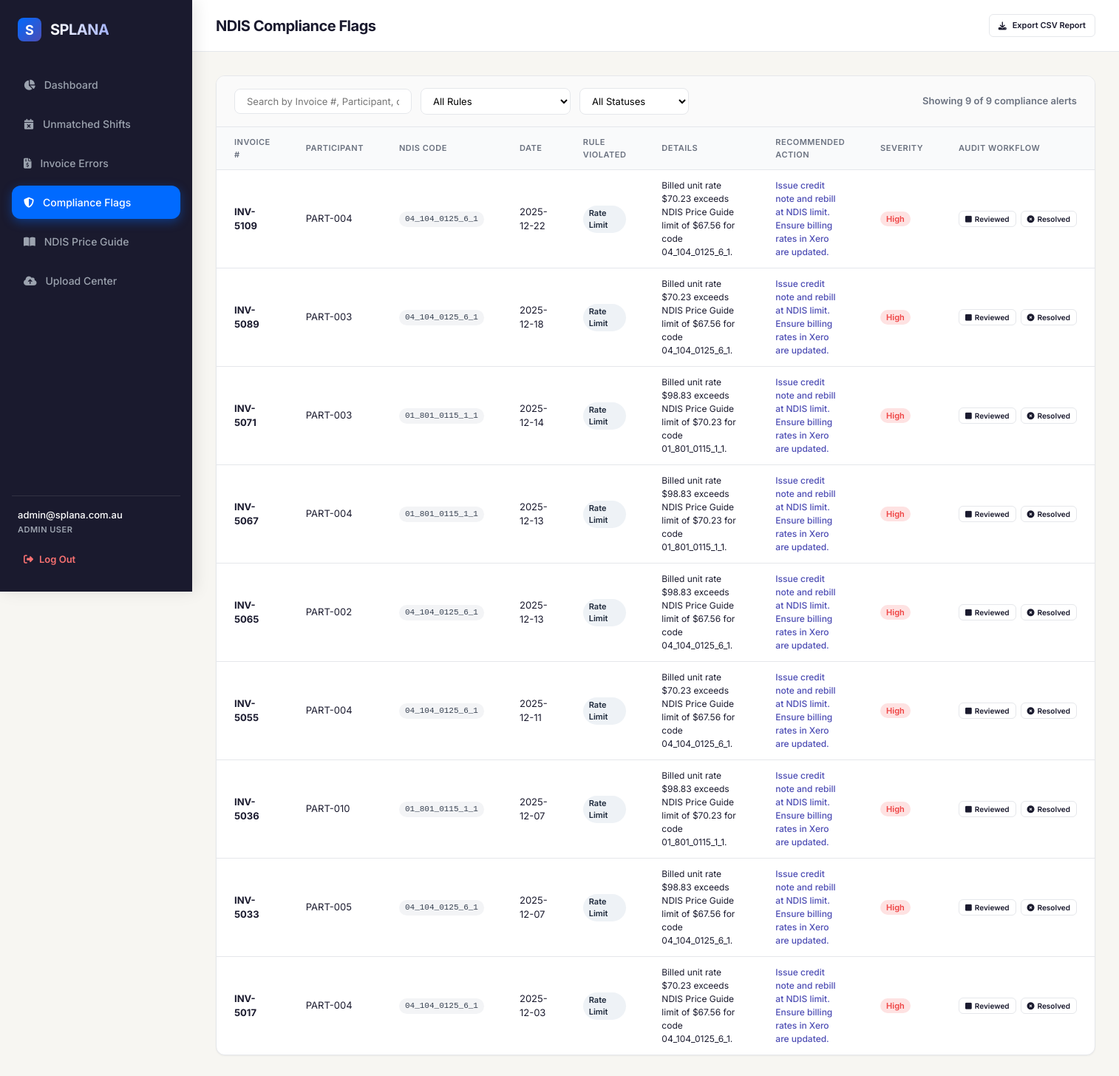
Page /compliance-flags (signed in) on the committed database.
### tables this page shows
CREATE TABLE compliance_flags (
        flag_id INTEGER PRIMARY KEY AUTOINCREMENT,
        invoice_id INTEGER,
        invoice_number TEXT,
        rule_violated TEXT, -- 'rate_limit', 'duration_reasonableness', 'time_of_day', 'cancellation'
        severity TEXT, -- 'low', 'medium', 'high'
        recommended_action TEXT,
        details TEXT,
        reviewed INTEGER DEFAULT 0, -- 0 or 1
        resolved INTEGER DEFAULT 0, -- 0 or 1
        FOREIGN KEY(invoice_id) REFERENCES invoices(invoice_id)
    );

CREATE TABLE invoices (
        invoice_id INTEGER PRIMARY KEY AUTOINCREMENT,
        invoice_number TEXT NOT NULL,
        line_date TEXT NOT NULL,
        participant_reference TEXT NOT NULL,
        support_item_code TEXT NOT NULL,
        description TEXT,
        quantity REAL,
        unit_amount REAL,
        line_total REAL,
        payment_status TEXT,
        uploaded_at TIMESTAMP DEFAULT CURRENT_TIMESTAMP
    );

### app.py (the view)
@app.route('/compliance-flags')
@login_required
def compliance_flags():
    conn = get_db()
    cursor = conn.cursor()
    cursor.execute("""
        SELECT
            f.flag_id,
            f.invoice_number,
            f.rule_violated,
            f.severity,
            f.recommended_action,
            f.details,
            f.reviewed,
            f.resolved,
            i.participant_reference,
            i.support_item_code,
            i.line_date,
            i.quantity,
            i.unit_amount
        FROM compliance_flags f
        JOIN invoices i ON f.invoice_id = i.invoice_id
        ORDER BY f.severity DESC, f.flag_id DESC
    """)
    results = cursor.fetchall()
    conn.close()
    return render_template('compliance_flags.html', user=get_current_user(), results=results)

### app.py (called while the page is built)
def is_logged_in():
    return 'user_id' in session

def get_current_user():
    if not is_logged_in():
        return None
    return {
        "user_id": session.get("user_id"),
        "email": session.get("email"),
        "role": session.get("role")
    }

def login_required(f):
    from functools import wraps
    @wraps(f)
    def decorated_function(*args, **kwargs):
        if not is_logged_in():
            flash("Please log in to access this page.", "error")
            return redirect(url_for('login'))
        return f(*args, **kwargs)
    return decorated_function

### database.py (called while the page is built)
def get_db():
    conn = sqlite3.connect(DB_NAME)
    conn.row_factory = sqlite3.Row
    return conn

### templates/compliance_flags.html (shortened to what this page needs)
{% extends 'base.html' %}
{% block page_header %}NDIS Compliance Flags{% endblock %}
{% block content %}
<div class="data-table-container">
    <div class="table-filter-bar">
        <div class="filter-group">
            <input type="text" id="searchInput" class="search-input" placeholder="Search by Invoice #, Participant, or Details..." onkeyup="filterTable()">
            <select id="ruleFilter" class="filter-select" onchange="filterTable()">
                <option value="">All Rules</option>
            </select>
            <select id="statusFilter" class="filter-select" onchange="filterTable()">
                <option value="">All Statuses</option>
            </select>
        </div>
        <div style="font-size: 13px; font-weight: 600; color: var(--text-muted);">
            Showing <span id="filteredCount">0</span> of {{ results|length }} compliance alerts
        </div>
    </div>
    <table class="high-density-table" id="complianceTable">
        <thead>
            <tr>
                <th>Invoice #</th>
                <th>Participant</th>
                <th>NDIS Code</th>
                <th>Date</th>
                <th>Rule Violated</th>
                <th style="width: 30%;">Details</th>
                <th>Recommended Action</th>
                <th>Severity</th>
                <th style="width: 15%;">Audit Workflow</th>
            </tr>
        </thead>
        <tbody>
            {% for row in results %}
            <tr data-rule="{{ row.rule_violated|lower }}"
                data-resolved="{{ row.resolved }}"
                data-reviewed="{{ row.reviewed }}"
                style="background-color: {% if row.resolved == 1 %}#F0FDF4{% elif row.reviewed == 1 %}#EFF6FF{% else %}none{% endif %};">
                <td><strong>{{ row.invoice_number }}</strong></td>
                <td>{{ row.participant_reference }}</td>
                <td><span class="badge" style="font-family: monospace; background-color: #F3F4F6; color: #374151; font-weight: 500;">{{ row.support_item_code }}</span></td>
                <td>{{ row.line_date }}</td>
                <td>
                    <span class="badge severity-low" style="background-color: #EEF2F6; color: #1E293B;">
                        {{ row.rule_violated|replace('_', ' ') }}
                    </span>
                </td>
                <td style="font-size: 12px;">{{ row.details }}</td>
                <td style="font-size: 12px; font-weight: 500; color: var(--accent);">{{ row.recommended_action }}</td>
                <td>
                    <span class="badge severity-{{ row.severity|lower }}">
                        {{ row.severity }}
                    </span>
                </td>
                <td>
                    <div style="display: flex; gap: 6px;">
                        <button class="btn btn-secondary btn-small {% if row.reviewed == 1 %}btn-success{% endif %}"
                                style="padding: 4px 8px; font-size: 10px; display: inline-flex; align-items: center; gap: 4px;"
                                onclick="toggleStatus(this, {{ row.flag_id }}, 'reviewed')"
                                {% if user.role == 'readonly' %}disabled title="Read-only user cannot update audit status"{% endif %}>
                            <i class="fa-solid {% if row.reviewed == 1 %}fa-square-check{% else %}fa-square{% endif %}"></i>
                            <span>Reviewed</span>
                        </button>
                        <button class="btn btn-secondary btn-small {% if row.resolved == 1 %}btn-success{% endif %}"
                                style="padding: 4px 8px; font-size: 10px; display: inline-flex; align-items: center; gap: 4px;"
                                onclick="toggleStatus(this, {{ row.flag_id }}, 'resolved')"
                                {% if user.role == 'readonly' %}disabled title="Read-only user cannot resolve alerts"{% endif %}>
                            <i class="fa-solid {% if row.resolved == 1 %}fa-circle-check{% else %}fa-circle-xmark{% endif %}"></i>
                            <span>Resolved</span>
                        </button>
                    </div>
                </td>
            </tr>
            {% endfor %}
        </tbody>
    </table>
</div>
{% endblock %}

### templates/base.html (shortened to what this page needs)
<!DOCTYPE html>
<html lang="en">
<head>
    <link rel="stylesheet" href="{{ url_for('static', filename='style.css') }}">
    <link rel="stylesheet" href="https://cdnjs.cloudflare.com/ajax/libs/font-awesome/6.4.0/css/all.min.css">
</head>
<body>
    <div class="app-container">
        <aside class="sidebar">
            <div class="brand-section">
                <div class="brand-logo">S</div>
                <div class="brand-name">SPLANA</div>
            </div>
            <nav style="flex-grow: 1;">
                <ul class="nav-menu">
                    <li class="nav-item {% if request.path == url_for('dashboard') %}active{% endif %}">
                        <a href="{{ url_for('dashboard') }}">
                            <i class="fa-solid fa-chart-pie"></i>
                            <span>Dashboard</span>
                        </a>
                    </li>
                    <li class="nav-item {% if request.path == url_for('unmatched_shifts') %}active{% endif %}">
                        <a href="{{ url_for('unmatched_shifts') }}">
                            <i class="fa-solid fa-calendar-xmark"></i>
                            <span>Unmatched Shifts</span>
                        </a>
                    </li>
                    <li class="nav-item {% if request.path == url_for('invoice_errors') %}active{% endif %}">
                        <a href="{{ url_for('invoice_errors') }}">
                            <i class="fa-solid fa-file-invoice-dollar"></i>
                            <span>Invoice Errors</span>
                        </a>
                    </li>
                    <li class="nav-item {% if request.path == url_for('compliance_flags') %}active{% endif %}">
                        <a href="{{ url_for('compliance_flags') }}">
                            <i class="fa-solid fa-shield-halved"></i>
                            <span>Compliance Flags</span>
                        </a>
                    </li>
                    <li class="nav-item {% if request.path == url_for('price_rules') %}active{% endif %}">
                        <a href="{{ url_for('price_rules') }}">
                            <i class="fa-solid fa-book-open"></i>
                            <span>NDIS Price Guide</span>
                        </a>
                    </li>
                    {% if user.role in ['admin', 'finance'] %}
                    <li class="nav-item {% if request.path == url_for('upload') %}active{% endif %}">
                        <a href="{{ url_for('upload') }}">
                            <i class="fa-solid fa-cloud-arrow-up"></i>
                            <span>Upload Center</span>
                        </a>
                    </li>
                    {% endif %}
                </ul>
            </nav>
            <div class="sidebar-footer">
                <div class="user-info">
                    <span class="user-email" title="{{ user.email }}">{{ user.email }}</span>
                    <span class="user-role">{{ user.role }} user</span>
                </div>
                <a href="{{ url_for('logout') }}" class="logout-btn">
                    <i class="fa-solid fa-right-from-bracket"></i>
                    <span>Log Out</span>
                </a>
            </div>
        </aside>
        <main class="main-content">
            <header class="app-header">
                <h1 class="page-title">
                    {% block page_header %}NDIS Reconciliation Prototype{% endblock %}
                </h1>
                <div class="header-actions">
                    {% block header_actions %}
                    <a href="{{ url_for('export_reconciliation') }}" class="btn btn-secondary btn-small">
                        <i class="fa-solid fa-download"></i>
                        <span>Export CSV Report</span>
                    </a>
                    {% endblock %}
                </div>
            </header>
            <div class="content-body">
                {% block content %}{% endblock %}
            </div>
        </main>
    </div>
</body>
</html>

### rows in the picture
compliance_flags: invoice_number "INV-5109", participant_reference "PART-004", support_item_code "04_104_0125_6_1", line_date "2025-12-22", rule_violated "Rate Limit", details "Billed unit rate $70.23 exceeds NDIS Price Guide limit of $67.56 for code 04_104_0125_6_1.", recommended_action "Issue credit note and rebill at NDIS limit. Ensure billing rates in Xero are updated.", severity "High", reviewed 0 (drawn), resolved 0 (drawn)
compliance_flags: invoice_number "INV-5089", participant_reference "PART-003", support_item_code "04_104_0125_6_1", line_date "2025-12-18", rule_violated "Rate Limit", details "Billed unit rate $70.23 exceeds NDIS Price Guide limit of $67.56 for code 04_104_0125_6_1.", recommended_action "Issue credit note and rebill at NDIS limit. Ensure billing rates in Xero are updated.", severity "High", reviewed 0 (drawn), resolved 0 (drawn)
compliance_flags: invoice_number "INV-5071", participant_reference "PART-003", support_item_code "01_801_0115_1_1", line_date "2025-12-14", rule_violated "Rate Limit", details "Billed unit rate $98.83 exceeds NDIS Price Guide limit of $70.23 for code 01_801_0115_1_1.", recommended_action "Issue credit note and rebill at NDIS limit. Ensure billing rates in Xero are updated.", severity "High", reviewed 0 (drawn), resolved 0 (drawn)
compliance_flags: invoice_number "INV-5067", participant_reference "PART-004", support_item_code "01_801_0115_1_1", line_date "2025-12-13", rule_violated "Rate Limit", details "Billed unit rate $98.83 exceeds NDIS Price Guide limit of $70.23 for code 01_801_0115_1_1.", recommended_action "Issue credit note and rebill at NDIS limit. Ensure billing rates in Xero are updated.", severity "High", reviewed 0 (drawn), resolved 0 (drawn)
compliance_flags: invoice_number "INV-5065", participant_reference "PART-002", support_item_code "04_104_0125_6_1", line_date "2025-12-13", rule_violated "Rate Limit", details "Billed unit rate $98.83 exceeds NDIS Price Guide limit of $67.56 for code 04_104_0125_6_1.", recommended_action "Issue credit note and rebill at NDIS limit. Ensure billing rates in Xero are updated.", severity "High", reviewed 0 (drawn), resolved 0 (drawn)
compliance_flags: invoice_number "INV-5055", participant_reference "PART-004", support_item_code "04_104_0125_6_1", line_date "2025-12-11", rule_violated "Rate Limit", details "Billed unit rate $70.23 exceeds NDIS Price Guide limit of $67.56 for code 04_104_0125_6_1.", recommended_action "Issue credit note and rebill at NDIS limit. Ensure billing rates in Xero are updated.", severity "High", reviewed 0 (drawn), resolved 0 (drawn)
compliance_flags: invoice_number "INV-5036", participant_reference "PART-010", support_item_code "01_801_0115_1_1", line_date "2025-12-07", rule_violated "Rate Limit", details "Billed unit rate $98.83 exceeds NDIS Price Guide limit of $70.23 for code 01_801_0115_1_1.", recommended_action "Issue credit note and rebill at NDIS limit. Ensure billing rates in Xero are updated.", severity "High", reviewed 0 (drawn), resolved 0 (drawn)
compliance_flags: invoice_number "INV-5033", participant_reference "PART-005", support_item_code "04_104_0125_6_1", line_date "2025-12-07", rule_violated "Rate Limit", details "Billed unit rate $98.83 exceeds NDIS Price Guide limit of $67.56 for code 04_104_0125_6_1.", recommended_action "Issue credit note and rebill at NDIS limit. Ensure billing rates in Xero are updated.", severity "High", reviewed 0 (drawn), resolved 0 (drawn)
compliance_flags: invoice_number "INV-5017", participant_reference "PART-004", support_item_code "04_104_0125_6_1", line_date "2025-12-03", rule_violated "Rate Limit", details "Billed unit rate $70.23 exceeds NDIS Price Guide limit of $67.56 for code 04_104_0125_6_1.", recommended_action "Issue credit note and rebill at NDIS limit. Ensure billing rates in Xero are updated.", severity "High", reviewed 0 (drawn), resolved 0 (drawn)

### other values in the picture
{{ user.email }} "admin@splana.com.au"
{{ user.role }} "ADMIN"
{{ results|length }} "9"
